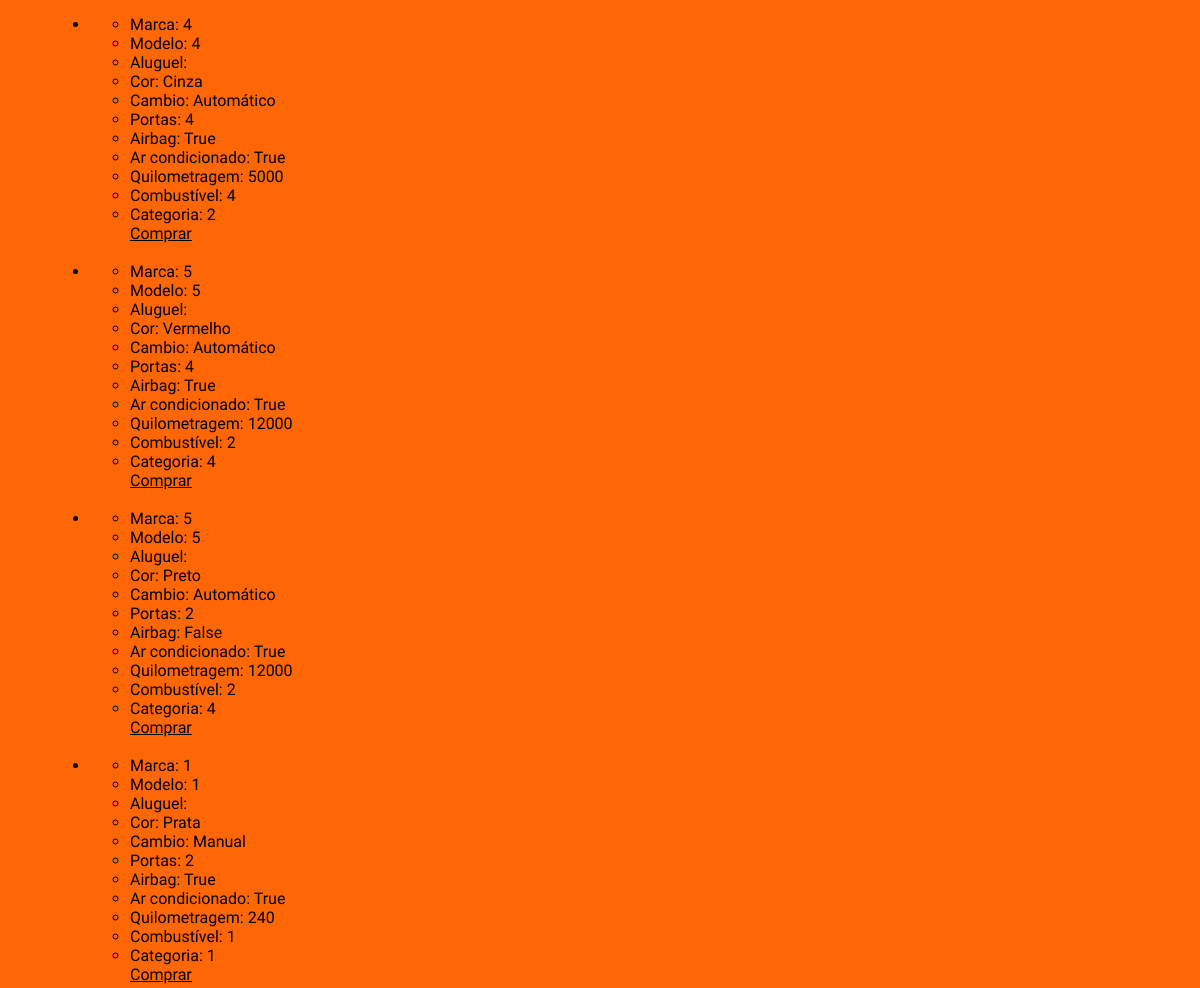
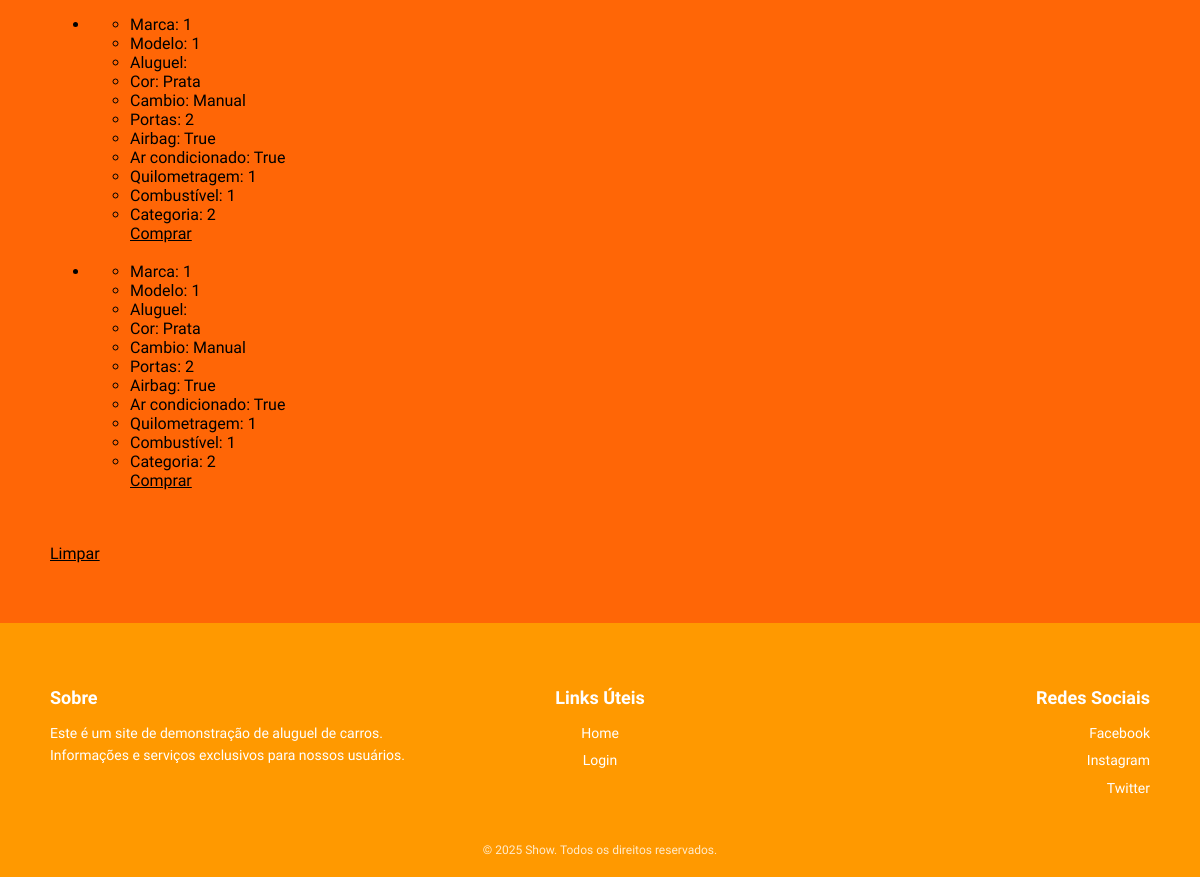
Before: / (lower part) with the older database file (2 pictures, top to bottom).
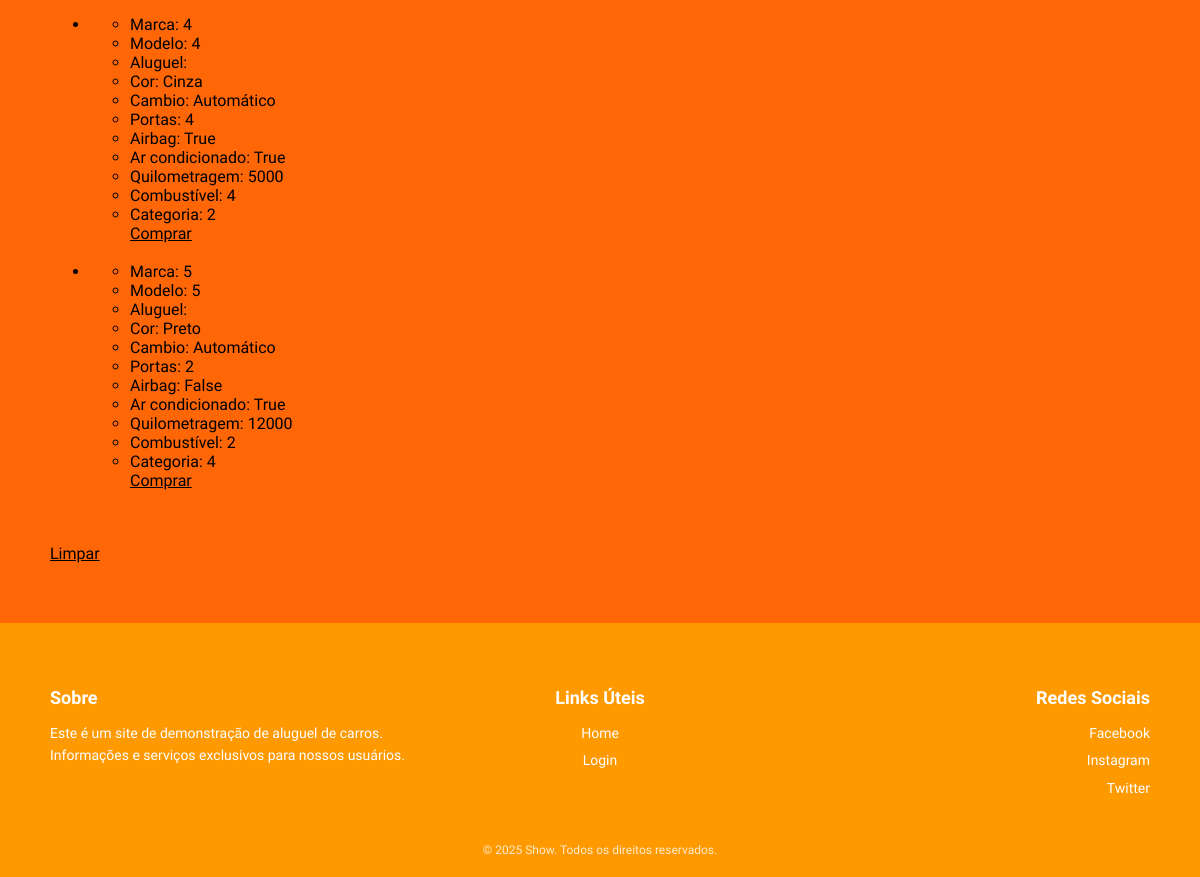
After: the same page with the newer database file.
### models.py (models this page shows, shortened)
class Veiculo(Base):
    __tablename__ = "veiculos"
    id = Column("id", Integer, primary_key=True, autoincrement=True)
    portas = Column("portas", Integer, nullable=False)
    preco_diaria = Column("preco_diaria", Numeric(10, 2), nullable=False)
    placa = Column("placa", String(7), nullable=False)
    cor = Column("cor", String(100), nullable=False)
    preco_compra = Column("preco_compra", Numeric(10, 2), nullable=False)
    capacidade_pessoas = Column("capacidade_pessoas", Integer, nullable=False)
    quilometragem = Column("quilometragem", Integer, nullable=False)
    cambio = Column("cambio", String(100), nullable=False)
    airbags = Column("airbags", Boolean, nullable=False)
    ar_condicionado = Column("ar_condicionado", Boolean, nullable=False)
    disponivel = Column("disponivel", Boolean, nullable=False)
    id_fornecedor = Column("id_fornecedor", Integer, ForeignKey("fornecedores.id"), nullable=False)
    id_garagem = Column("id_garagem", Integer, ForeignKey("garagens.id"), nullable=False)
    id_plano_seguro = Column("id_plano_seguro", Integer, ForeignKey("plano_seguros.id"), nullable=False)
    id_marca = Column("id_marca", Integer, ForeignKey("marcas.id"), nullable=False)
    id_modelo = Column("id_modelo", Integer, ForeignKey("modelos.id"), nullable=False)
    id_categoria = Column("id_categoria", Integer, ForeignKey("categorias.id"), nullable=False)
    id_combustivel = Column("id_combustivel", Integer, ForeignKey("combustiveis.id"), nullable=False)

### app.py (the view)
@app.route("/")
def pagina_inicial():
    sessao =Sessao()
    carros = sessao.query(Veiculo).all()
    if session.get("funcionario_id"):
        funcionario = sessao.query(Funcionario).filter_by(id = session.get("funcionario_id")).first()
        if funcionario:
            cargo = funcionario.cargo
        else:
            cargo=None
    else:
        cargo=None
    sessao.close()
    return render_template("pagina_inicial.html", carros_cadastrados=carros, cargo = cargo)

### templates/pagina_inicial.html (shortened to what this page needs)
{% extends "base.html" %}
{% block conteudo_principal %}
<br><br><br>
 {% if carros_cadastrados %}
    <ul>
    {% for carro in carros_cadastrados %}
    {% if carro %}
    {% if carro.disponivel %}
        <div><li>
    <ul>
        <li>Marca: {{ carro.id_marca }}</li>
        <li>Modelo: {{ carro.id_modelo }}</li>
        <li>Aluguel: {{ carro.aluguel }}</li>
        <li>Cor: {{ carro.cor }}</li>
        <li>Cambio: {{ carro.cambio }}</li>
        <li>Portas: {{ carro.portas }}</li>
        <li>Airbag: {{ carro.airbags }}</li>
        <li>Ar condicionado: {{ carro.ar_condicionado }}</li>
        <li>Quilometragem: {{ carro.quilometragem }}</li>
        <li>Combustível: {{ carro.id_combustivel }}</li>
        <li>Categoria: {{ carro.id_categoria }}</li>
        <a role="button" href="{{ url_for('detalhar_carro', carro_id = carro.id) }}">Comprar</a>
    </ul>
        </li></div><br>
        {% endif %}
        {% endif %}
    {% endfor %}
    </ul>
    {% else %}
    <p>Não há carros cadastrados no momento</p>
    {% endif %}
    <br>
    <a href="/logout">Limpar</a>
{% endblock %}

Changed rows visible on the page:
no longer on this page (row edited): Veiculo: id_marca "5", id_modelo "5", cor "Vermelho", cambio "Automático", portas "4", airbags "True", ar_condicionado "True", quilometragem "12000", id_combustivel "2", id_categoria "4"
removed Veiculo: id_marca "1", id_modelo "1", cor "Prata", cambio "Manual", portas "2", airbags "True", ar_condicionado "True", quilometragem "240", id_combustivel "1", id_categoria "1"
removed Veiculo: id_marca "1", id_modelo "1", cor "Prata", cambio "Manual", portas "2", airbags "True", ar_condicionado "True", quilometragem "1", id_combustivel "1", id_categoria "2"
removed Veiculo: id_marca "1", id_modelo "1", cor "Prata", cambio "Manual", portas "2", airbags "True", ar_condicionado "True", quilometragem "1", id_combustivel "1", id_categoria "2"
